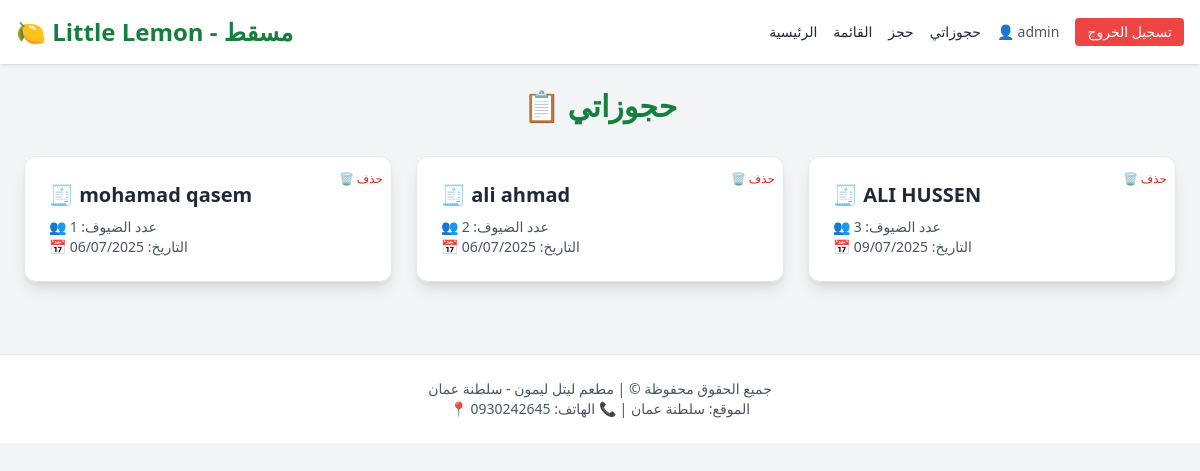
Before: /reversing/ (signed in) with the older database file.
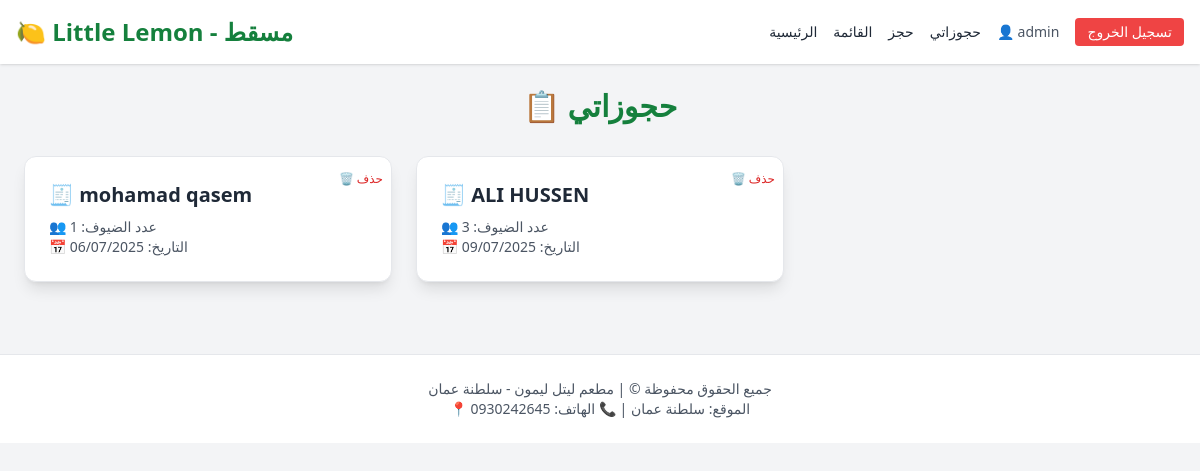
After: the same page with the newer database file.
### Resturant/models.py (models this page shows, shortened)
class Booking(models.Model):
    user = models.ForeignKey(User, on_delete=models.CASCADE)
    name = models.CharField(max_length=100)
    no_of_guests = models.IntegerField()
    booking_date = models.DateField()

### Resturant/views.py (the view)
# urls.py: path('reversing/', views.reversing, name='reversing'),
@login_required(login_url='/accounts/login/')
def reversing(request):
    bookings = Booking.objects.filter(user=request.user)  # ✅ عرض حجوزات المستخدم فقط
    return render(request, 'reversing.html', {'bookings': bookings})

### templates/reversing.html (shortened to what this page needs)
{% extends 'base.html' %}
{% block content %}
<h2 class="text-3xl font-bold text-center text-green-700 mb-8">📋 حجوزاتي</h2>
{% if bookings %}
  <div class="grid grid-cols-1 md:grid-cols-2 lg:grid-cols-3 gap-6">
    {% for booking in bookings %}
      <div class="bg-white p-6 rounded-xl shadow-lg border border-gray-200 hover:shadow-xl transition relative" data-aos="fade-up">
        <h3 class="text-xl font-semibold text-gray-800 mb-2">🧾 {{ booking.name }}</h3>
        <p class="text-sm text-gray-600">👥 عدد الضيوف: {{ booking.no_of_guests }}</p>
        <p class="text-sm text-gray-600">📅 التاريخ: {{ booking.booking_date|date:"d/m/Y" }}</p>
        <form action="{% url 'delete_booking' booking.id %}" method="post" class="absolute top-2 right-2">
          <button type="submit" class="text-red-600 hover:text-red-800 text-xs">🗑 حذف</button>
        </form>
      </div>
    {% endfor %}
  </div>
{% else %}
  <p class="text-center text-gray-500 text-lg">لا توجد حجوزات حالياً.</p>
{% endif %}
{% endblock %}

Changed rows visible on the page:
removed Booking: name "ali ahmad", no_of_guests "2", booking_date "06/07/2025"
